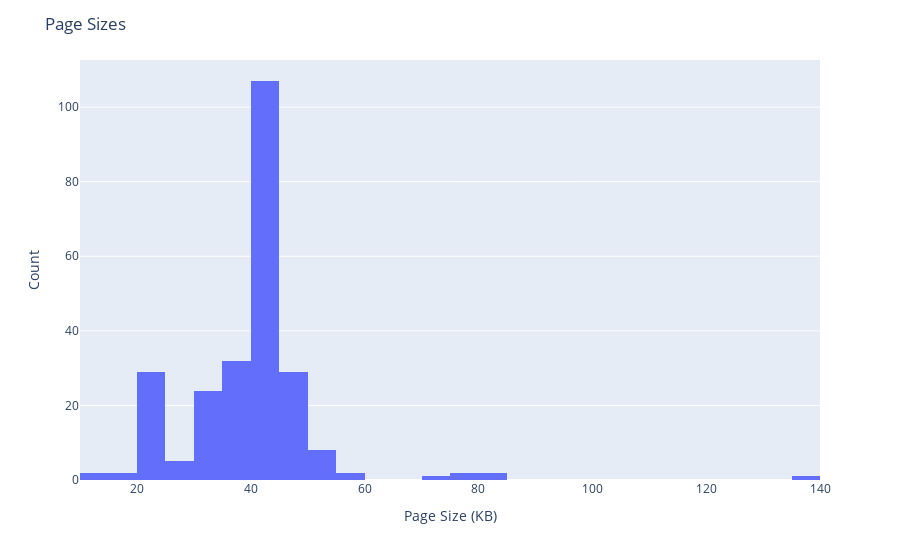

Notebook code cell kept with this figure:
### Code cell
fig = px.histogram(df, x='Page Size (KB)')
fig.update_layout(title='Page Sizes', xaxis_title='Page Size (KB)', yaxis_title='Count')
fig.show()
fig.write_html('../../fam-report-site/public/Web-Analytics/page_sizes.html')

### Figure 1 — Plotly figure (JSON) as saved in the notebook; plotly's stock layout.template omitted (floating-point values rounded to 4 significant figures; data arrays with more than 128 entries replaced by an {"elided": "..."} marker saying what was removed)
{"data": [{"alignmentgroup": "True", "bingroup": "x", "hovertemplate": "Page Size (KB)=%{x}<br>count=%{y}<extra></extra>", "legendgroup": "", "marker": {"color": "#636efa", "pattern": {"shape": ""}}, "name": "", "offsetgroup": "", "orientation": "v", "showlegend": false, "type": "histogram", "x": {"elided": "246 float values"}, "xaxis": "x", "yaxis": "y"}], "layout": {"barmode": "relative", "legend": {"tracegroupgap": 0}, "margin": {"t": 60}, "title": {"text": "Page Sizes"}, "xaxis": {"anchor": "y", "domain": [0, 1], "title": {"text": "Page Size (KB)"}}, "yaxis": {"anchor": "x", "domain": [0, 1], "title": {"text": "Count"}}}}
